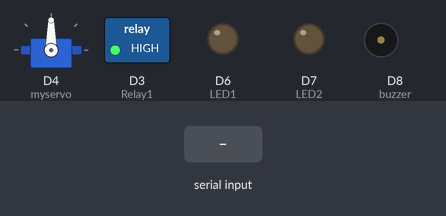
Simulated run of this sketch. Board: ESP8266 (NodeMCU). Shown: servo, switched loads named in the sketch (green lamp = pin HIGH), output pins drawn as LEDs (lit = HIGH), buzzer (waves = sounding, pin HIGH). The inputs (shaded band) are chosen by the test bench. WiFi joins after 1.5 s; servers stay silent unless stated; what the sketch prints to the serial monitor is not drawn.

Above: at 3.0 s.
3.1 s: "1\n" received over the second serial link
At 8.6 s:
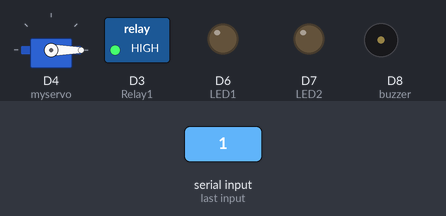
At 10.5 s:
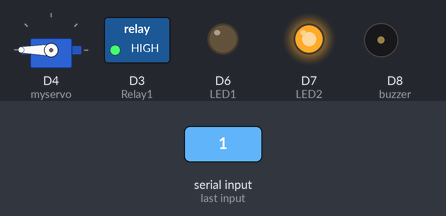
Timing chart, 0 to 24.1 s (numbered marks = the images above; inputs shaded):
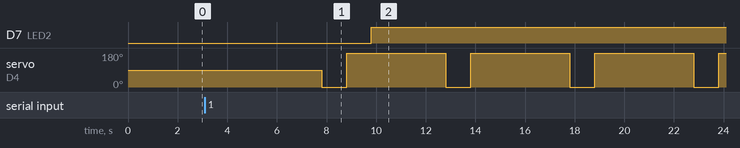

The sketch:

FINAL_E.ino
```cpp
/*************************************************************

  This is a simple demo of sending and receiving some data.
  Be sure to check out other examples!
 *************************************************************/

/* Fill-in information from Blynk Device Info here */
#include <SoftwareSerial.h>
#define BLYNK_TEMPLATE_ID           "TMPL6H1yG62VQ"
#define BLYNK_TEMPLATE_NAME         "Quickstart Device"
#define BLYNK_AUTH_TOKEN            "Qj63zMHAKgDPnw6eH3-kGJjGU_9QtXuh"

#include <TridentTD_LineNotify.h>

#define SSID        "ลู้ๆล้าๆ"
#define PASSWORD    "pumpuy281151"
#define LINE_TOKEN  "BjLGUw3cCZ1oRhTzG9lF7sEyZ3R0FJsjgWaBrOx2aAB"
#define BLYNK_PRINT Serial

SoftwareSerial mySerial(4,5); // TX, RX
unsigned int pm1 = 0;
unsigned int pm2_5 = 0;
unsigned int pm10 = 0;
int Relay1 = D3;
int LED1 = D6;
int LED2 = D7;
int buzzer = D8;

int val = 0;

#include <ESP8266WiFi.h>
#include <BlynkSimpleEsp8266.h>
#include <Servo.h>
#include <Wire.h>

Servo myservo;


// Your WiFi credentials.
// Set password to "" for open networks.
char ssid[] = "ลู้ๆล้าๆ";
char pass[] = "pumpuy281151";

BlynkTimer timer;

// This function is called every time the Virtual Pin 0 state changes
BLYNK_WRITE(V0)
{
  int value = param.asInt();
  // Update state
}
BLYNK_WRITE(V1) {
// Called when the datastream V1 value changes

// Assign incoming value from pin V1 to a variable
// according to the datastream data type
int pinValue = param.asInt();
// double pinValue = param.asDouble();

}

// This function is called every time the device is connected to the Blynk.Cloud
BLYNK_CONNECTED()
{
  // Change Web Link Button message to "Congratulations!"
  Blynk.setProperty(V3, "offImageUrl", "https://static-image.nyc3.cdn.digitaloceanspaces.com/general/fte/congratulations.png");
  Blynk.setProperty(V3, "onImageUrl",  "https://static-image.nyc3.cdn.digitaloceanspaces.com/general/fte/congratulations_pressed.png");
  Blynk.setProperty(V3, "url", "https://docs.blynk.io/en/getting-started/what-do-i-need-to-blynk/how-quickstart-device-was-made");
}

// This function sends Arduino's uptime every second to Virtual Pin 2.
void myTimerEvent()
{
  // You can send any value at any time.
  // Please don't send more that 10 values per second.
  Blynk.virtualWrite(V2, millis() / 1000);
}


void setup()
{
  pinMode(Relay1, OUTPUT); // กำหนดขาทำหน้าที่ให้ขา 2 เป็น OUTPUT
  digitalWrite(Relay1, HIGH);

  pinMode(LED1, OUTPUT);
  digitalWrite(LED1,LOW);

  pinMode(LED2, OUTPUT);
  digitalWrite(LED2,LOW);
  pinMode(buzzer, OUTPUT);
  myservo.attach(2);

  // Debug console
  Serial.begin(115200);
while (!Serial) ;
mySerial.begin(9600);
  Blynk.begin(BLYNK_AUTH_TOKEN, ssid, pass);

  Serial.println();
  Serial.println(LINE.getVersion());

  WiFi.begin(SSID, PASSWORD);
  Serial.printf("WiFi connecting to %s\n",  SSID);
  while (WiFi.status() != WL_CONNECTED) {
    Serial.print(".");
    delay(400);
  }
  Serial.printf("\nWiFi connected\nIP : ");
  Serial.println(WiFi.localIP());
  // You can also specify server:
  //Blynk.begin(BLYNK_AUTH_TOKEN, ssid, pass, "blynk.cloud", 80);
  //Blynk.begin(BLYNK_AUTH_TOKEN, ssid, pass, IPAddress(192,168,1,100), 8080);

  // Setup a function to be called every second
  timer.setInterval(1000L, myTimerEvent);
   timer.setInterval(5000L,PM);
}

void loop()
{
  Blynk.run();
  timer.run();
}

void PM(){
  int index = 0;
char value;
char previousValue;
 int pm25;
 LINE.setToken(LINE_TOKEN);
while (mySerial.available()) {
value = mySerial.read();
if ((index == 0 && value != 0x42) || (index == 1 && value != 0x4d)){
Serial.println("Cannot find the data header.");
break;
}

if (index == 4 || index == 6 || index == 8 || index == 10 || index == 12 || index == 14) {
previousValue = value;
}
else if (index == 5) {
pm1 = 256 * previousValue + value;
Serial.print("{ ");
Serial.print("\"pm1\": ");
 Blynk.virtualWrite(V10, pm2_5);
Serial.print(pm1);
Serial.print(" ug/m3");
Serial.print(", ");
}
else if (index == 7) {
pm2_5 = 256 * previousValue + value;
Serial.print("\"pm2_5\": ");
 Blynk.virtualWrite(V9, pm2_5);
Serial.print(pm2_5);
Serial.print(" ug/m3");
Serial.print(", ");
}
else if (index == 9) {
pm10 = 256 * previousValue + value;
Serial.print("\"pm10\": ");
 Blynk.virtualWrite(V8, pm10);
Serial.print(pm10);
Serial.print(" ug/m3");
}
else if (index > 15) {
break;
}
index++;
}
while(mySerial.available()) mySerial.read();
Serial.println(" }");
delay(1000);
 pm25 = pm2_5;

 myservo.write(0);
 delay(1000);
 myservo.write(180);
 delay(1000);

 if(pm25 >= 40)
 {
   Serial.println(pm25);
 LINE.notify("PM2.5 มีค่ามากกว่าปกติ! โปรดช่วยด้วยยยๆ");
 LINE.notify("PM 2.5 = ");
 LINE.notify(pm25);
 digitalWrite(Relay1,LOW);
 digitalWrite(LED1,HIGH);
 digitalWrite(LED2,LOW);
  digitalWrite(buzzer, HIGH);
  delay(1000);
  digitalWrite(buzzer, LOW);
 }else
 {
  digitalWrite(Relay1, HIGH);
  digitalWrite(LED1,LOW);
  digitalWrite(LED2,HIGH);
  digitalWrite(buzzer, LOW);
 }

}
```

Measured:
- by itself, servo on D4 (myservo): alternates 180° for 4.0 s and 0° for 1.0 s
